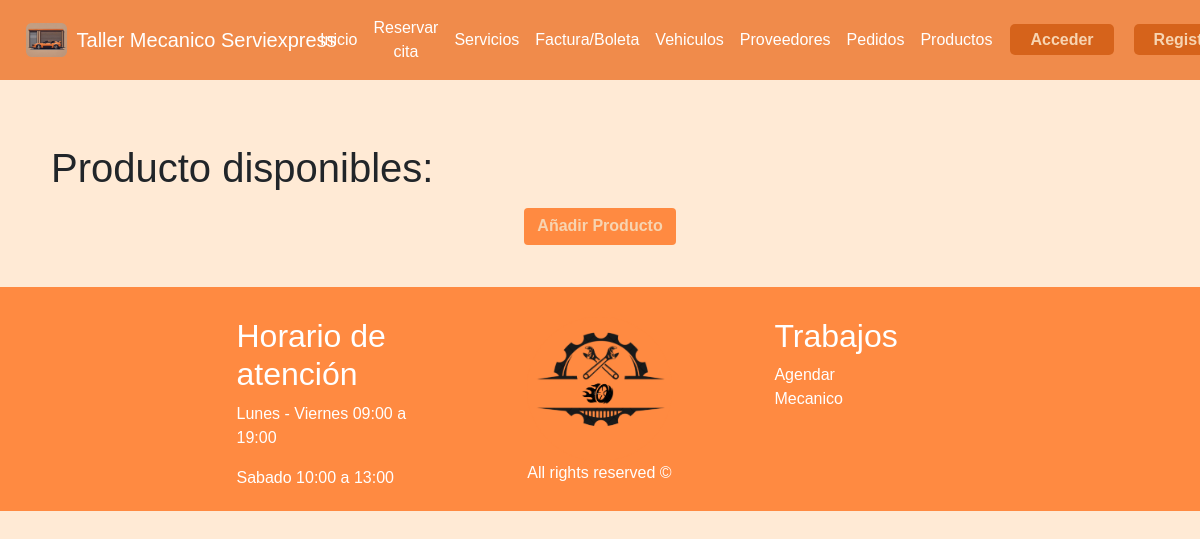
/productos, run on an earlier commit of the app's database.
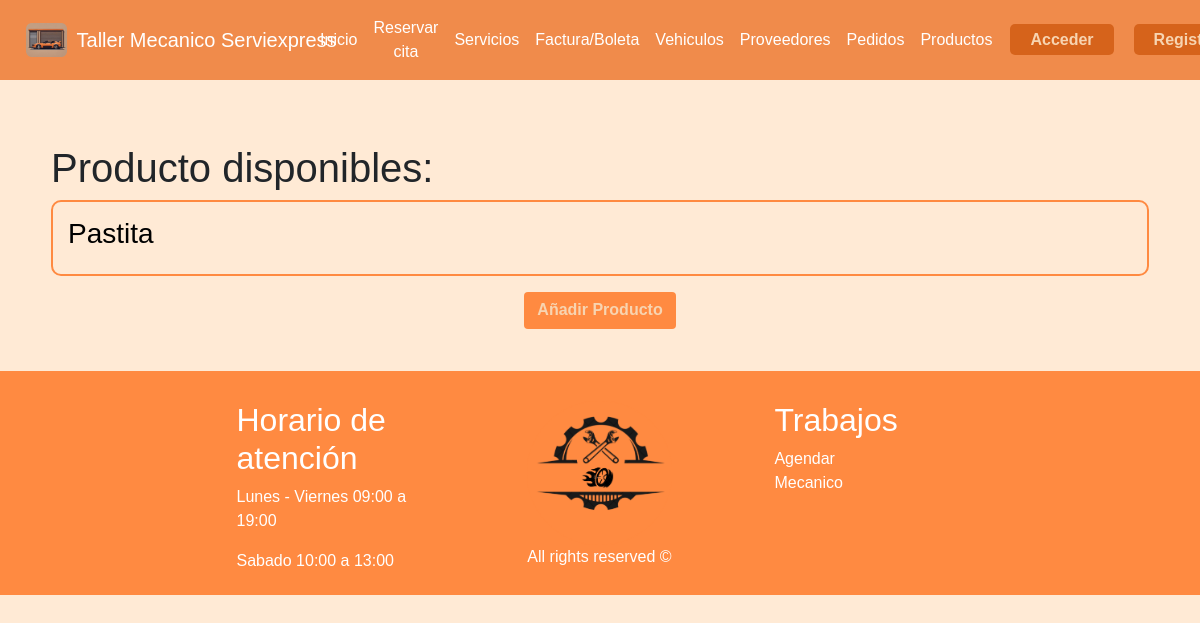
And on a later commit of the database.
### taller/models.py (models this page shows, shortened)
class Producto(models.Model):
    id_prod = models.AutoField(primary_key=True)
    desc_prod = models.TextField(max_length=400)
    orden = models.ForeignKey(Pedido, on_delete=models.CASCADE)

### taller/views.py (the view)
# urls.py: path('productos', views.productos, name='productos'),
def productos(request):
    cliente = Cliente.objects.filter(rut_cli=request.user.username).first()
    empleado = Empleado.objects.filter(rut_emp=request.user.username).first()
    rol = ""
    if cliente:
        rol = "Cliente"
    else:
        rol = "Empleado"
    productos = Producto.objects.all()
    return render(
        request,
        "productos.html",
        {"productos": productos, "cliente": cliente, "empleado": empleado},
    )

### taller/templates/productos.html
{% extends 'hnf.html' %}
{% load static %}
{% block content %}
<head>
  <link rel="stylesheet" href="{% static 'css/crud.css' %}" />
</head>
<div class="container">
  <h1> Producto disponibles: </h1>
  <ul style="list-style: none;">
    {% for producto in productos %}
    <li id="listar">
      <a href="{% url 'update_producto' producto.id_prod %}">
        <h3>{{ producto.desc_prod }}</h3>
      </a>
    </li>
    {% endfor %}
  </ul>
  <ul class="buttons">
    <li>
      <a class="btn" href="/create/producto"><b>Añadir Producto</b></a>
    </li>
  </ul>
</div>
{% endblock %}

What changed in the data, as far as the page shows it:
added Producto: desc_prod "Pastita"
